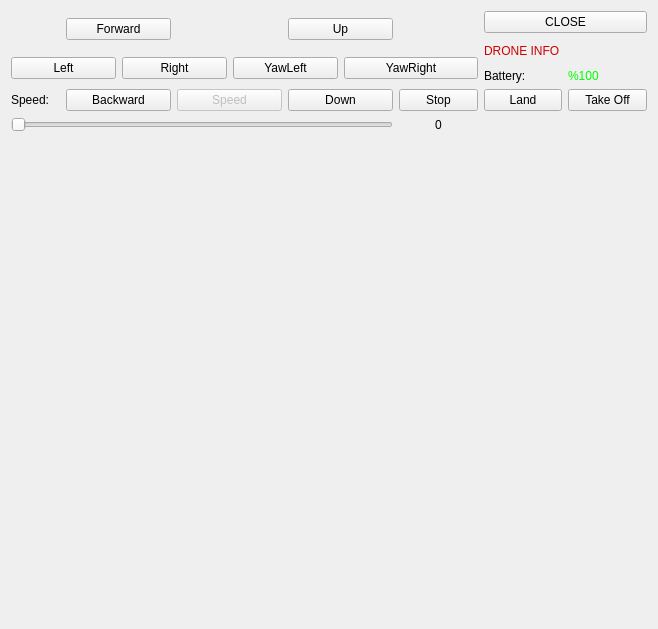
<?xml version="1.0" encoding="UTF-8"?>
<ui version="4.0">
 <class>Form</class>
 <widget class="QWidget" name="Form">
  <property name="geometry">
   <rect>
    <x>0</x>
    <y>0</y>
    <width>658</width>
    <height>629</height>
   </rect>
  </property>
  <property name="minimumSize">
   <size>
    <width>658</width>
    <height>629</height>
   </size>
  </property>
  <property name="maximumSize">
   <size>
    <width>658</width>
    <height>629</height>
   </size>
  </property>
  <property name="windowTitle">
   <string>Manuel Control</string>
  </property>
  <property name="styleSheet">
   <string notr="true">
border-color: rgb(115, 210, 22);</string>
  </property>
  <layout class="QGridLayout" name="gridLayout">
   <item row="4" column="5" colspan="2">
    <widget class="QPushButton" name="down_button">
     <property name="text">
      <string>Down</string>
     </property>
    </widget>
   </item>
   <item row="2" column="0" rowspan="2" colspan="2">
    <widget class="QPushButton" name="left_button">
     <property name="text">
      <string>Left</string>
     </property>
    </widget>
   </item>
   <item row="4" column="3" colspan="2">
    <widget class="QPushButton" name="empty">
     <property name="enabled">
      <bool>false</bool>
     </property>
     <property name="text">
      <string>Speed</string>
     </property>
    </widget>
   </item>
   <item row="0" column="1" rowspan="2" colspan="2">
    <widget class="QPushButton" name="fw_button">
     <property name="text">
      <string>Forward</string>
     </property>
    </widget>
   </item>
   <item row="3" column="8">
    <widget class="QLabel" name="label_3">
     <property name="text">
      <string>Battery:</string>
     </property>
    </widget>
   </item>
   <item row="4" column="0">
    <widget class="QLabel" name="label">
     <property name="text">
      <string>Speed:</string>
     </property>
    </widget>
   </item>
   <item row="2" column="6" rowspan="2" colspan="2">
    <widget class="QPushButton" name="yawR_button">
     <property name="text">
      <string>YawRight</string>
     </property>
    </widget>
   </item>
   <item row="2" column="2" rowspan="2" colspan="2">
    <widget class="QPushButton" name="right_button">
     <property name="text">
      <string>Right</string>
     </property>
    </widget>
   </item>
   <item row="4" column="1" colspan="2">
    <widget class="QPushButton" name="bw_button">
     <property name="text">
      <string>Backward</string>
     </property>
    </widget>
   </item>
   <item row="7" column="0" colspan="10">
    <widget class="QLabel" name="camImg">
     <property name="minimumSize">
      <size>
       <width>640</width>
       <height>480</height>
      </size>
     </property>
     <property name="maximumSize">
      <size>
       <width>640</width>
       <height>480</height>
      </size>
     </property>
     <property name="text">
      <string/>
     </property>
    </widget>
   </item>
   <item row="0" column="5" rowspan="2" colspan="2">
    <widget class="QPushButton" name="up_button">
     <property name="text">
      <string>Up</string>
     </property>
    </widget>
   </item>
   <item row="4" column="8">
    <widget class="QPushButton" name="land_button">
     <property name="text">
      <string>Land</string>
     </property>
    </widget>
   </item>
   <item row="1" column="8" rowspan="2" colspan="2">
    <widget class="QLabel" name="label_2">
     <property name="styleSheet">
      <string notr="true">color:rgb(204, 0, 0)</string>
     </property>
     <property name="text">
      <string>DRONE INFO</string>
     </property>
    </widget>
   </item>
   <item row="0" column="8" colspan="2">
    <widget class="QPushButton" name="closeM_button">
     <property name="text">
      <string>CLOSE</string>
     </property>
    </widget>
   </item>
   <item row="4" column="9">
    <widget class="QPushButton" name="takeoff_button">
     <property name="text">
      <string>Take Off</string>
     </property>
    </widget>
   </item>
   <item row="6" column="0" colspan="7">
    <widget class="QSlider" name="speed_slider">
     <property name="maximum">
      <number>255</number>
     </property>
     <property name="pageStep">
      <number>100</number>
     </property>
     <property name="orientation">
      <enum>Qt::Horizontal</enum>
     </property>
    </widget>
   </item>
   <item row="6" column="7">
    <widget class="QLabel" name="spd_label">
     <property name="text">
      <string>0</string>
     </property>
     <property name="alignment">
      <set>Qt::AlignCenter</set>
     </property>
    </widget>
   </item>
   <item row="4" column="7">
    <widget class="QPushButton" name="stop_button">
     <property name="text">
      <string>Stop</string>
     </property>
    </widget>
   </item>
   <item row="2" column="4" rowspan="2" colspan="2">
    <widget class="QPushButton" name="yawL_button">
     <property name="text">
      <string>YawLeft</string>
     </property>
    </widget>
   </item>
   <item row="3" column="9">
    <widget class="QLabel" name="btry_label">
     <property name="styleSheet">
      <string notr="true">color:rgb(0, 255, 0)</string>
     </property>
     <property name="text">
      <string>%100</string>
     </property>
    </widget>
   </item>
  </layout>
 </widget>
 <resources/>
 <connections>
  <connection>
   <sender>speed_slider</sender>
   <signal>valueChanged(int)</signal>
   <receiver>spd_label</receiver>
   <slot>setNum(int)</slot>
   <hints>
    <hint type="sourcelabel">
     <x>220</x>
     <y>120</y>
    </hint>
    <hint type="destinationlabel">
     <x>455</x>
     <y>120</y>
    </hint>
   </hints>
  </connection>
  <connection>
   <sender>closeM_button</sender>
   <signal>clicked()</signal>
   <receiver>Form</receiver>
   <slot>close()</slot>
   <hints>
    <hint type="sourcelabel">
     <x>587</x>
     <y>21</y>
    </hint>
    <hint type="destinationlabel">
     <x>328</x>
     <y>314</y>
    </hint>
   </hints>
  </connection>
 </connections>
</ui>
